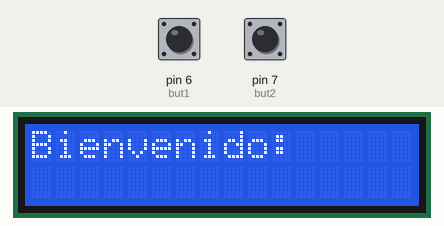
This sketch was run on a simulated Arduino Uno, built with avr-gcc and run on an emulated ATmega328P. On the bench: 16×2 character LCD. The inputs (shaded band) are chosen by the test bench; at power-on: pin 6 (but1) HIGH, pin 7 (but2) HIGH.

Above: at 1.2 s.
1.3 s: pin 6 (but1) pulled LOW for 0.15 s
At 1.7 s:
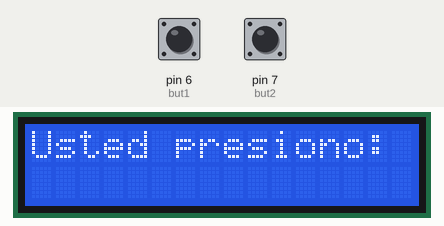
3.3 s: pin 7 (but2) pulled LOW for 1 s
5.8 s: pin 7 (but2) pulled LOW for 3.2 s
10.5 s: pin 6 (but1) pulled LOW for 3.2 s
Timing chart, 0 to 13.5 s (numbered marks = the images above; inputs shaded):
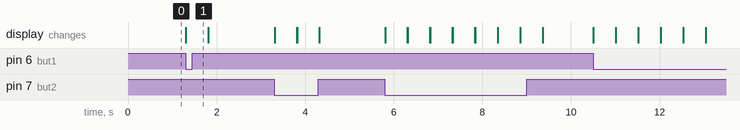

Measured:
- after the input at 1.3 s, the display: changes at once (image 1)

The sketch:

tarea.ino
```cpp
/*
Author: Rodrigo Quezada L.
Descripcion: pantalla led con dos botones que cambian el mensaje
*/
#include <LiquidCrystal.h>
const int rs = 12, en = 11, d4 = 5, d5 = 4, d6 = 3, d7 = 2, but1=6, but2=7;
LiquidCrystal lcd(rs, en, d4, d5, d6, d7);

void setup()
{
	lcd.begin(16, 2);
    pinMode(but1,INPUT_PULLUP); //boton 1
    pinMode(but2,INPUT_PULLUP); //boton 2
}

void loop()
{
    //leer estados de botones
    boolean boton1= digitalRead(but1);
    boolean boton2= digitalRead(but2);

    //mensaje por defecto
    lcd.setCursor(0, 0);
    lcd.write("Bienvenido:");


    if(!boton1){ //boton1 es presionado
       mensaje("Boton 1");
    }

    if(!boton2){ //boton2 es presionado
        mensaje("Boton 2");
    }


}

void mensaje(String mensaje){
    lcd.clear();
        lcd.setCursor(0, 0);
        lcd.write("Usted presiono:");
        lcd.setCursor(0, 1); // segunda linea
        lcd.write(mensaje);
       delay(500);
       lcd.clear();
}
```
